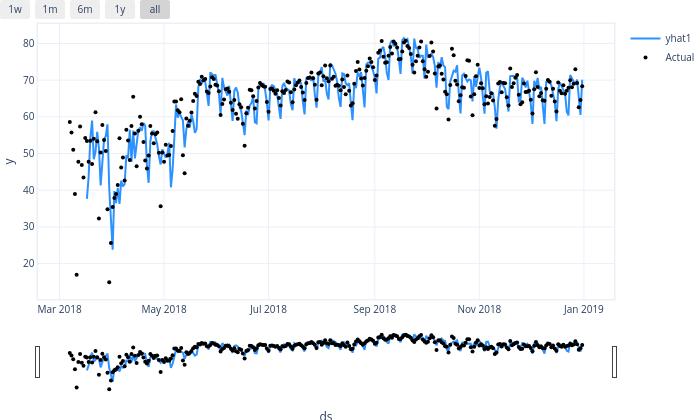

The notebook cell saved with this chart:
### Code cell
import pandas as pd
from neuralprophet import NeuralProphet, set_log_level
from sklearn.metrics import mean_absolute_percentage_error

# Model and prediction
m = NeuralProphet(
    # Disable trend changepoints
    n_changepoints=10,
    # Disable seasonality components
    yearly_seasonality=True,
    weekly_seasonality=True,
    daily_seasonality=True,
    # Add the autogression
    n_lags=10,
)

ts_train, ts_test = m.split_df(df, valid_p = 0.2, local_split = True)
metrics = m.fit(ts_train)
forecast_test = m.predict(ts_test)
last_day = 60
m.plot(forecast_test)

### Figure 1 — Plotly figure (JSON) as saved in the notebook; plotly's stock layout.template omitted (floating-point values rounded to 4 significant figures; data arrays with more than 128 entries replaced by an {"elided": "..."} marker saying what was removed)
{"data": [{"fill": "none", "line": {"color": "rgba(45, 146, 255, 1.0)", "width": 2}, "mode": "lines", "name": "yhat1", "type": "scatter", "x": {"elided": "300 str values"}, "y": {"elided": "300 float values"}}, {"marker": {"color": "black", "size": 4}, "mode": "markers", "name": "Actual", "type": "scatter", "x": {"elided": "300 str values"}, "y": {"elided": "300 float values"}}], "layout": {"autosize": true, "font": {"size": 10}, "height": 420, "hovermode": "x unified", "margin": {"b": 0, "l": 0, "pad": 0, "r": 10, "t": 10}, "showlegend": true, "title": {"font": {"size": 12}}, "width": 700, "xaxis": {"linewidth": 1.5, "mirror": true, "rangeselector": {"buttons": [{"count": 7, "label": "1w", "step": "day", "stepmode": "backward"}, {"count": 1, "label": "1m", "step": "month", "stepmode": "backward"}, {"count": 6, "label": "6m", "step": "month", "stepmode": "backward"}, {"count": 1, "label": "1y", "step": "year", "stepmode": "backward"}, {"step": "all"}]}, "rangeslider": {"visible": true}, "showline": true, "title": {"text": "ds"}, "type": "date"}, "yaxis": {"linewidth": 1.5, "mirror": true, "showline": true, "title": {"text": "y"}}}}
